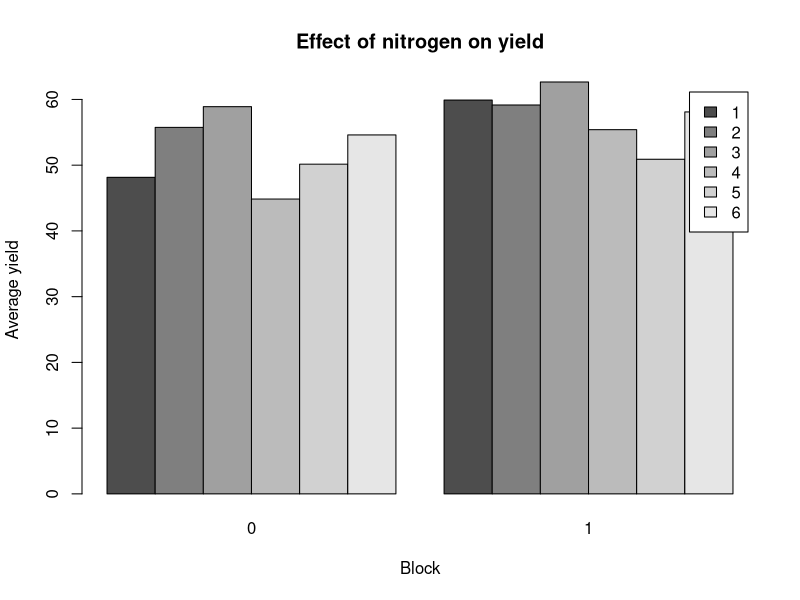

Write R code to recreate this figure.
# Load MASS package
library(MASS)

# Set seed 
set.seed(0)

# Create a vector representing the blocks
blocks <- rep(1:6, each = 4)

# Randomly assign nitrogen to two plots in each block
#nitrogen <- rep(c(1,1,0,0), 6)
#nitrogen <- sample(nitrogen)

nitrogen <- numeric(length = 24)
for (i in 1:(length(nitrogen)/4)) {
  sample_seq <- sample(c(0, 0, 0, 0), size = 4, replace = TRUE)
  sample_seq[sample(sample(4, 2))] <- 1 # randomly set two elements to 1
  nitrogen[(4*(i-1)+1):(4*i)] <- sample_seq
  #print(nitrogen[(4*(i-1)+1):(4*i)])
}



# Randomly assign phosphate to two plots in each block
#phosphate <- rep(c(1,0,1,0), 6)
#phosphate <- sample(phosphate)

phosphate <- numeric(length = 24)
for (i in 1:(length(phosphate)/4)) {
  sample_seq <- sample(c(0, 0, 0, 0), size = 4, replace = TRUE)
  sample_seq[sample(sample(4, 2))] <- 1 # randomly set two elements to 1
  phosphate[(4*(i-1)+1):(4*i)] <- sample_seq
  #print(phosphate[(4*(i-1)+1):(4*i)])
}


# Assign potassium to  two plots in each block
#potassium <- rep(c(0,1,1,0), 6)
#potassium <- sample(potassium)

potassium <- numeric(length = 24)
for (i in 1:(length(potassium)/4)) {
  sample_seq <- sample(c(0, 0, 0, 0), size = 4, replace = TRUE)
  sample_seq[sample(sample(4, 2))] <- 1 # randomly set two elements to 1
  potassium[(4*(i-1)+1):(4*i)] <- sample_seq
  #print(potassium[(4*(i-1)+1):(4*i)])
}

# Create a data frame to represent the randomization
randomization <- data.frame(blocks, nitrogen, phosphate, potassium)

# View the resulting randomization
randomization

# Part B:

# Average Yield
avg_yield <- with(npk, tapply(yield, list(block, N), mean))

# Create a bar plot to show the results
barplot(avg_yield, beside = TRUE, legend = rownames(avg_yield),
        xlab = "Block", ylab = "Average yield", main = "Effect of nitrogen on yield")


# Part C:

# A full two-way ANOVA model
model <- aov(yield ~ block * N, data = npk)

# Print the ANOVA table
anova(model)

